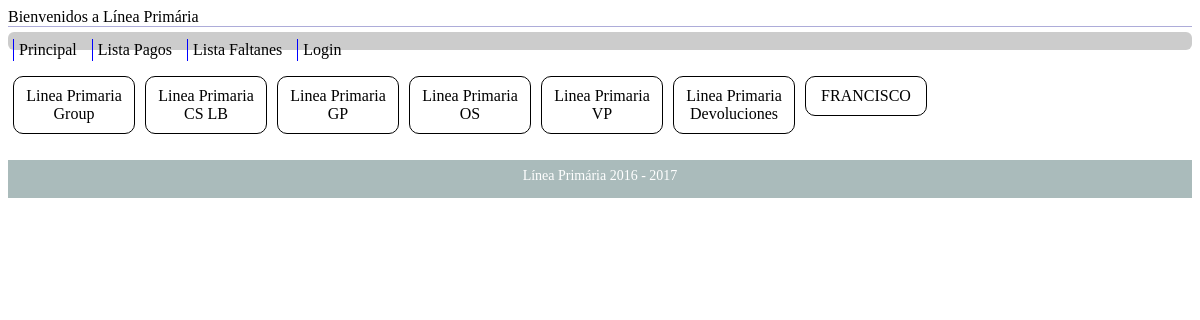
Page /controlador/externo/principal.php?nav=externo/pagos on the committed database.
### tables this page shows
CREATE TABLE IF NOT EXISTS `WhatsappGrupos` (
  `nwg_llave` int(11) NOT NULL AUTO_INCREMENT,
  `cwg_nombre` char(100) NOT NULL,
  `dwg_fecha` date NOT NULL,
  PRIMARY KEY (`nwg_llave`),
  UNIQUE KEY `cwg_nombre` (`cwg_nombre`)
);

### lib/utils/utils.php (called while the page is built, shortened)
<?php
function requireAVariable($pathFile,$valor){
  $var = require $pathFile;
  $v2 = ob_get_clean();
  return $v2;
}
?>

### controlador/externo/pagos.php (called while the page is built, shortened)
<?php
class PagosBean implements iBean{
 var $ifile;
 var $body;
  function control(){
	   $this->ifile = "../../vista/externo/pago.php";
	}
  function pantalla(){
		return requireAVariable ( $this->ifile, $this->body );
	}
}
$page = new PagosBean();
?>

### controlador/externo/principal.php (called while the page is built, shortened)
<?php
include_once "../../controlador/conexion/conexion.php";
require_once "../../lib/utils/utils.php";
require "../../controlador/listas/listas.php";
class ExternoBean implements iBean{
var $nav;
var $body;
function control(){
	if (!empty($this->nav)) {
          if(file_exists("../".$this->nav.".php")){
	   if ($page != null) {
	     if ($page instanceof iBean) {
		$page->control ();
		$this->body = $page->pantalla ();
	     }}
	   }else{$this->body = "P&aacute;gina no existe.";}
	}
}
function navegar(){
 $this->nav = $_REQUEST['nav'];
}
function pantalla(){
 $this->control();
 $body = $this->body;
 require_once "../../vista/externo/externo.php";
}
}
(new ExternoBean())->pantalla();
?>

### controlador/listas/listas.php (called while the page is built, shortened)
<?php
require_once '../../dto/WhatsappGrupos.php';
class ListasBean {
 var $listaWhatsapp;
 function listaWhatsapp(){
		if($this->listaWhatsapp == null){
		       $wg = new WhatsappGrupos();
			$result = (new Conexion())->select($wg);
			$this->listaWhatsapp = $result;
		}
	return $this->listaWhatsapp;
	}
}
$listasBean = new ListasBean();
?>

### controlador/conexion/conexion.php (called while the page is built, shortened)
<?php
class Conexion{
var $user = "lineaprimaria";
var $pass = "LineaPrimaria2016";
var $BD = "lineaprimaria";
var $server = "localhost";
var $link = null;
function connect(){
  if($this->link == null){
    $this->link = new mysqli($this->server,$this->user,$this->pass,$this->BD);
   $this->link->set_charset("UTF-8");
   mysqli_set_charset($this->link,"UTF-8");
  }
return $this;
 }
function select($dto){
 $retornar = array();
	if($dto instanceof iDTO){
		$where = $dto->where();
		$limit = " LIMIT ".$dto->getRegistroInicial().",".$dto->getCantidad();
		$limit = strlen($limit)>8?$limit:"";
		$where = strlen($where)>10?$where:"";
		$sql = $dto->select().$where.$limit;
		if(strlen($sql)>0){
			$result = $this->link->query($sql);
			if($result != null){
			  while($row = $result->fetch_array()){
				$temp = clone $dto;
				$temp->setRow($row);
				$retornar[] = $temp;
			  }
			}
		}
	}
  if(count($retornar)>1){
	return $retornar;
  }else if(count($retornar)==1){
	return $retornar[0];
  }
return null;
}
}
?>

### lib/interface/abstract/AbstractDTO.php (called while the page is built, shortened)
<?php
abstract class DTO implements iDTO,iCamposDTO{
var $registroInicial;
var $cantidad;
function getRegistroInicial(){
return  $this->registroInicial;
}
function getCantidad(){
return $this->cantidad;
}
function asegurarCampos(){
  $campos = $this;
}
}

### dto/WhatsappGrupos.php (called while the page is built, shortened)
<?php
include_once '../../lib/interface/abstract/AbstractDTO.php';
class WhatsappGrupos extends DTO{
  function alias(){
	  return "WhatsappGrupos";
  }
  function setRow($row){
	  $this->nombre = $row['cwg_nombre'];
  }
  function select(){$this->asegurarCampos();
	  return "select nwg_llave,cwg_nombre,dwg_fecha from ".$this->alias();
  }
	function where() {$this->asegurarCampos();
		$where = " where ";
		return $where;
	}
}
?>

### vista/externo/pago.php (the view, shortened to what this page needs)
<?php
global $listasBean;
$listas = $listasBean->listaWhatsapp();
?>
<div>
<?php foreach ( $listas as $lista){if($lista instanceof WhatsappGrupos){ ?>
<div class="grupo">
<form method="post" action="./principal.php?nav=pagos/pagos">
	<div class="grupos" onclick="onFormulario(this)">
	   <?php echo $lista->nombre;?>
	</div>
</form>
</div>
<?php }} ?>
</div>

### vista/externo/externo.php (shortened to what this page needs)
<html>
<head>
<link rel="stylesheet" type="text/css" href="../../vista/css/pagina.css"/>
<link rel="stylesheet" type="text/css" href="../../vista/css/externo.css"/>
</head>
<body>
	<div>
		<header>
			Bienvenidos a L&iacute;nea Prim&aacute;ria
		</header>
		<nav>
			<ul>
			<li><a href="./principal.php?nav=externo/principal">Principal</a></li>
			<li><a href="./principal.php?nav=externo/pagos">Lista Pagos</a></li>
			<li><a href="./principal.php?nav=externo/faltantes">Lista Faltanes</a></li>
			<li><a href="./principal.php?nav=usuario/login">Login</a></li>
		</nav>
		<div>
			<main>
				<div>
					<?php echo $body ?>
				</div>
			</main>
		</div>
		<footer>
			L&iacute;nea Prim&aacute;ria 2016 - 2017
		</footer>
	</div>
</body>
</html>

### vista/css/pagina.css (style rules this page uses)
div>div { float:left; }
nav { border-radius: 6px; width: 150px; text-align: center; background-color: #ccc; float:left; }
footer { text-align: center; height: 30px; background-color: #ABB; MARGIN-top: 10px; font-size: 14px; padding-top: 8px; color:white; }
nav>ul { display: inline; }
nav>ul>li { border-left-width: 6px; border-left-style: solid; border-left-color: blue; background-color: #CCCCFC; padding-top: 2px; padding-bottom: 2px; margin-left: 5px; list-style-type: none; margin-right: 5px; border-radius: 6px; margin-top:3px; }
header { border-bottom-style: solid; border-bottom-width: 1px; margin-bottom: 5px; border-color: #ADACD9; }

### vista/css/externo.css (style rules this page uses)
nav { width:100%; float:none; }
nav>ul>li { padding-left:0px; margin-top:7px; padding-right:5px; float:left; border-radius:0px; border-left-width:1px; background-color:transparent; padding-left:5px; }
nav>ul>li>a { color:black; text-decoration:none; }
body>div>div { float:none; width:100%; min-height:10px; display:block; padding-top:10px; overflow:auto; }
.grupos { border-radius:10px; border:1px solid black; padding:10px; width:100px; text-align:center; margin:5px; cursor:pointer; }
.grupo { overflow:auto; }

### rows in the picture
whatsappgrupos: cwg_nombre "Linea Primaria Group"
whatsappgrupos: cwg_nombre "Linea Primaria CS LB"
whatsappgrupos: cwg_nombre "Linea Primaria GP"
whatsappgrupos: cwg_nombre "Linea Primaria OS"
whatsappgrupos: cwg_nombre "Linea Primaria VP"
whatsappgrupos: cwg_nombre "Linea Primaria Devoluciones"
whatsappgrupos: cwg_nombre "FRANCISCO"
